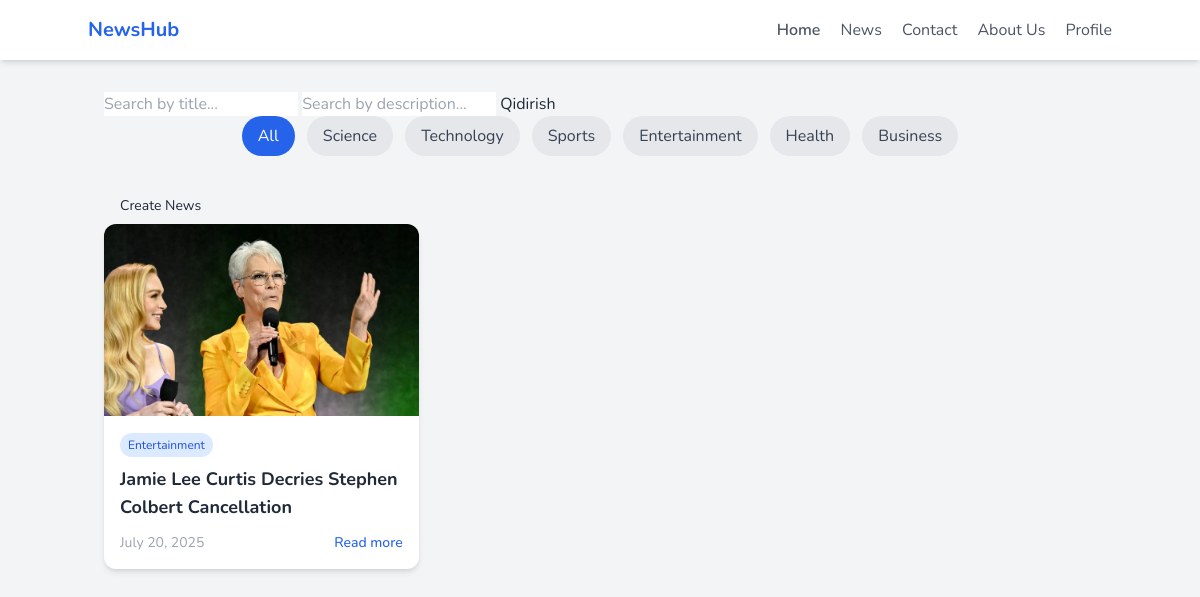
The app's page /news/category/4/ with its own data.
### products/models.py (models this page shows, shortened)
class Category(models.Model):
    name = models.CharField(max_length=100)
    class Meta:
        db_table = 'category'

class News(models.Model):
    user = models.ForeignKey(User, on_delete=models.CASCADE)
    category = models.ForeignKey(Category, on_delete=models.CASCADE)
    title = models.CharField(max_length=120)
    desc = models.TextField()
    image = models.ImageField(upload_to='news/', default='default/news.jpg', blank=True, null=True)
    created_at = models.DateField(auto_now_add=True)
    class Meta:
        ordering = ['-created_at']
        db_table = 'news'

### products/views.py (the view)
# urls.py: path('category/<int:pk>/', by_category, name='news_by_category'),
def by_category(request, pk):
    news_list = News.objects.filter(category_id=pk)
    categories = Category.objects.all()
    return render(request, 'blog/news_list.html', {
        'news_list': news_list,
        'categories': categories
    })

### templates/blog/news_list.html (shortened to what this page needs)
<!DOCTYPE html>
<html lang="en">
<head>
  <script src="https://cdn.tailwindcss.com"></script>
</head>
<body class="bg-gray-100 text-gray-800">
  <nav class="bg-white shadow-md p-4">
    <div class="container mx-auto flex justify-between items-center">
      <a href="#" class="text-xl font-bold text-blue-600">NewsHub</a>
      <div class="space-x-4">
        <a href="{% url 'home' %}" class="text-gray-600 hover:text-blue-600 font-semibold">Home</a>
        <a href="{% url 'news_list' %}" class="text-gray-600 hover:text-blue-600">News</a>
        <a href="{% url 'contact' %}" class="text-gray-600 hover:text-blue-600">Contact</a>
        <a href="{% url 'about' %}" class="text-gray-600 hover:text-blue-600">About Us</a>
        <a href="{% url 'profile' %}" class="text-gray-600 hover:text-blue-600">Profile</a>
      </div>
    </div>
  </nav>
  <div class="container mx-auto px-4 py-8">
        <form method="get">
<input type="text" name="t" placeholder="Search by title..." value="{{request.GET.t}}">
<input type="text" name="d" placeholder="Search by description..." value="{{request.GET.d}}">
<button type="submit">Qidirish</button>
        </form>
    <div class="flex flex-wrap gap-3 mb-8 justify-center">
      <a href="{% url 'news_list' %}" class="px-4 py-2 rounded-full bg-blue-600 text-white hover:bg-blue-700">All</a>
      {% for cat in categories %}
        <a href="{% url 'news_by_category' cat.id %}"
           class="px-4 py-2 rounded-full bg-gray-200 hover:bg-blue-600 hover:text-white text-gray-700">
          {{ cat.name }}
        </a>
      {% endfor %}
    </div>
      <div class="mt-6 flex gap-4">
        <a href="{% url 'create' %}" class="text-sm blue px-4 py-2 rounded-xl hover:bg-blue-300"> Create News</a>
      </div>
    <div class="grid grid-cols-1 sm:grid-cols-2 md:grid-cols-3 gap-6">
      {% for news in news_list %}
        <div class="bg-white rounded-xl shadow-md overflow-hidden">
          {% if news.image %}
            <img src="{{ news.image.url }}" alt="{{ news.title }}" class="w-full h-48 object-cover">
          {% endif %}
          <div class="p-4">
            <span class="inline-block text-xs px-2 py-1 bg-blue-100 text-blue-700 rounded-full mb-2">{{ news.category.name }}</span>
            <h3 class="text-lg font-bold text-gray-800">{{ news.title }}</h3>
            <div class="mt-3 flex justify-between items-center">
              <span class="text-sm text-gray-400">{{ news.created_at|date:"F d, Y" }}</span>
              <a href="{% url 'news_detail' news.id %}" class="text-sm text-blue-600 hover:underline font-medium">Read more</a>
            </div>
          </div>
        </div>
      {% empty %}
        <p class="col-span-full text-center text-gray-500">No news available.</p>
      {% endfor %}
    </div>
  </div>
</body>
</html>

### templates/blog/news_list.html (style rules this page uses)
body { font-family: 'Nunito', sans-serif; }

### records on screen
Category: name "Science"
Category: name "Technology"
Category: name "Sports"
Category: name "Entertainment"
Category: name "Health"
Category: name "Business"
News: image (picture), category.name "Entertainment", title "Jamie Lee Curtis Decries Stephen Colbert Cancellation", created_at "July 20, 2025"
